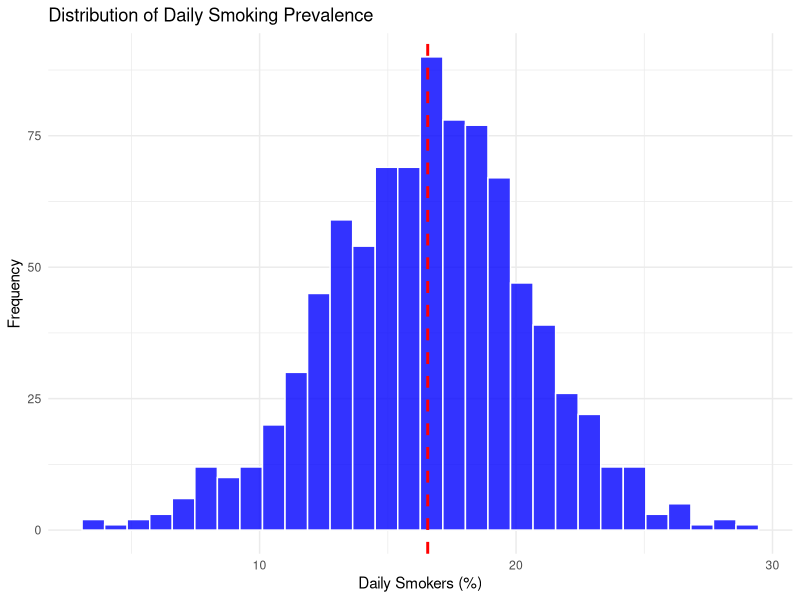
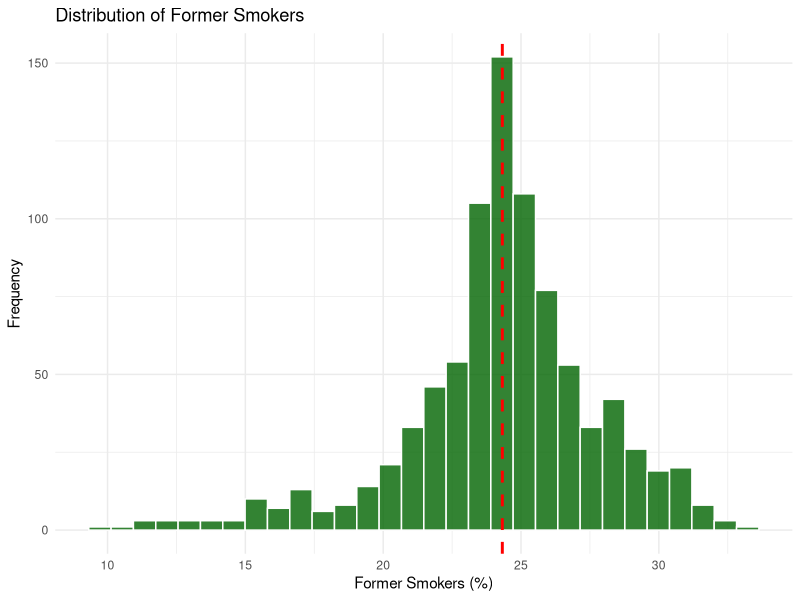
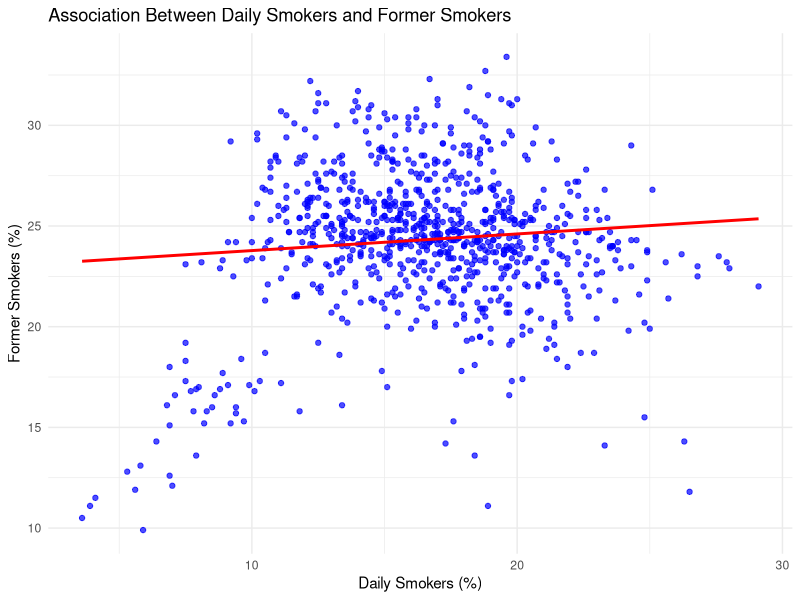

The R script that drew these images, in order:
## ---- chunk 1
knitr::opts_chunk$set(echo = TRUE)
## ---- chunk 2
library(dplyr)
library(ggplot2)
library(knitr)
library(kableExtra)
## ---- chunk 3
setwd("/Users/joeladamthuo/Desktop/R/Final Report")
mydata <- read.csv("smoking_data.csv")
head(mydata)
names(mydata)
## ---- chunk 4
mydata$Smoke.everyday  <- as.numeric(gsub("%", "", mydata$Smoke.everyday))
mydata$Smoke.some.days <- as.numeric(gsub("%", "", mydata$Smoke.some.days))
mydata$Former.smoker   <- as.numeric(gsub("%", "", mydata$Former.smoker))
mydata$Never.smoked    <- as.numeric(gsub("%", "", mydata$Never.smoked))
## ---- chunk 5
summary_tbl <- data.frame(
  Variable = c(
    "Daily Smokers (%)",
    "Some-day Smokers (%)",
    "Former Smokers (%)",
    "Never Smoked (%)"
  ),
  Mean = c(
    round(mean(mydata$Smoke.everyday, na.rm = TRUE), 2),
    round(mean(mydata$Smoke.some.days, na.rm = TRUE), 2),
    round(mean(mydata$Former.smoker, na.rm = TRUE), 2),
    round(mean(mydata$Never.smoked, na.rm = TRUE), 2)
  ),
  Median = c(
    round(median(mydata$Smoke.everyday, na.rm = TRUE), 2),
    round(median(mydata$Smoke.some.days, na.rm = TRUE), 2),
    round(median(mydata$Former.smoker, na.rm = TRUE), 2),
    round(median(mydata$Never.smoked, na.rm = TRUE), 2)
  ),
  SD = c(
    round(sd(mydata$Smoke.everyday, na.rm = TRUE), 2),
    round(sd(mydata$Smoke.some.days, na.rm = TRUE), 2),
    round(sd(mydata$Former.smoker, na.rm = TRUE), 2),
    round(sd(mydata$Never.smoked, na.rm = TRUE), 2)
  ),
  Min = c(
    round(min(mydata$Smoke.everyday, na.rm = TRUE), 2),
    round(min(mydata$Smoke.some.days, na.rm = TRUE), 2),
    round(min(mydata$Former.smoker, na.rm = TRUE), 2),
    round(min(mydata$Never.smoked, na.rm = TRUE), 2)
  ),
  Max = c(
    round(max(mydata$Smoke.everyday, na.rm = TRUE), 2),
    round(max(mydata$Smoke.some.days, na.rm = TRUE), 2),
    round(max(mydata$Former.smoker, na.rm = TRUE), 2),
    round(max(mydata$Never.smoked, na.rm = TRUE), 2)
  )
)

knitr::kable(
  summary_tbl,
  caption = "Table 1. Descriptive statistics for smoking prevalence variables.",
  align = "c",
  digits = 2
) %>%
  kable_styling(
    full_width = FALSE,
    position = "center"
  )
## ---- chunk 6
ggplot(mydata, aes(x = Smoke.everyday)) +
  geom_histogram(bins = 30, fill = "blue", color = "white", alpha = 0.8) +
  geom_vline(aes(xintercept = mean(Smoke.everyday, na.rm = TRUE)),
             color = "red", linewidth = 1, linetype = "dashed") +
  labs(title = "Distribution of Daily Smoking Prevalence",
       x = "Daily Smokers (%)", y = "Frequency") +
  theme_minimal()
## ---- chunk 7
ggplot(mydata, aes(x = Former.smoker)) +
  geom_histogram(bins = 30, fill = "darkgreen", color = "white", alpha = 0.8) +
  geom_vline(aes(xintercept = mean(Former.smoker, na.rm = TRUE)),
             color = "red", linewidth = 1, linetype = "dashed") +
  labs(title = "Distribution of Former Smokers",
       x = "Former Smokers (%)", y = "Frequency") +
  theme_minimal()
## ---- chunk 8

ggplot(mydata, aes(x = Smoke.everyday, y = Former.smoker)) +
  
  geom_point(color = "blue", alpha = 0.7) +
  
  geom_smooth(method = "lm", se = FALSE, color = "red") +
  
  labs(
    title = "Association Between Daily Smokers and Former Smokers",
    x = "Daily Smokers (%)",
    y = "Former Smokers (%)"
  ) +
  
  theme_minimal()
